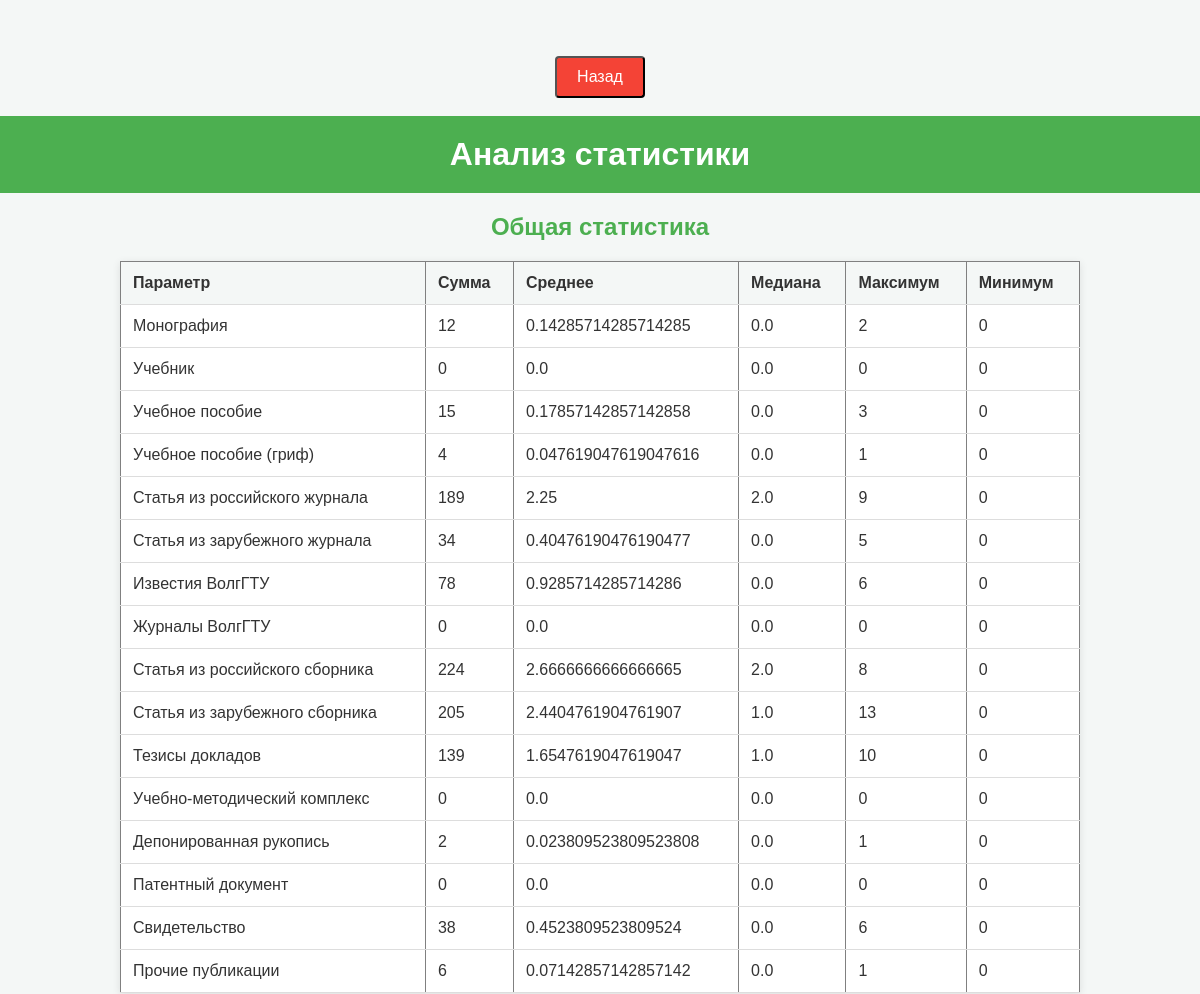
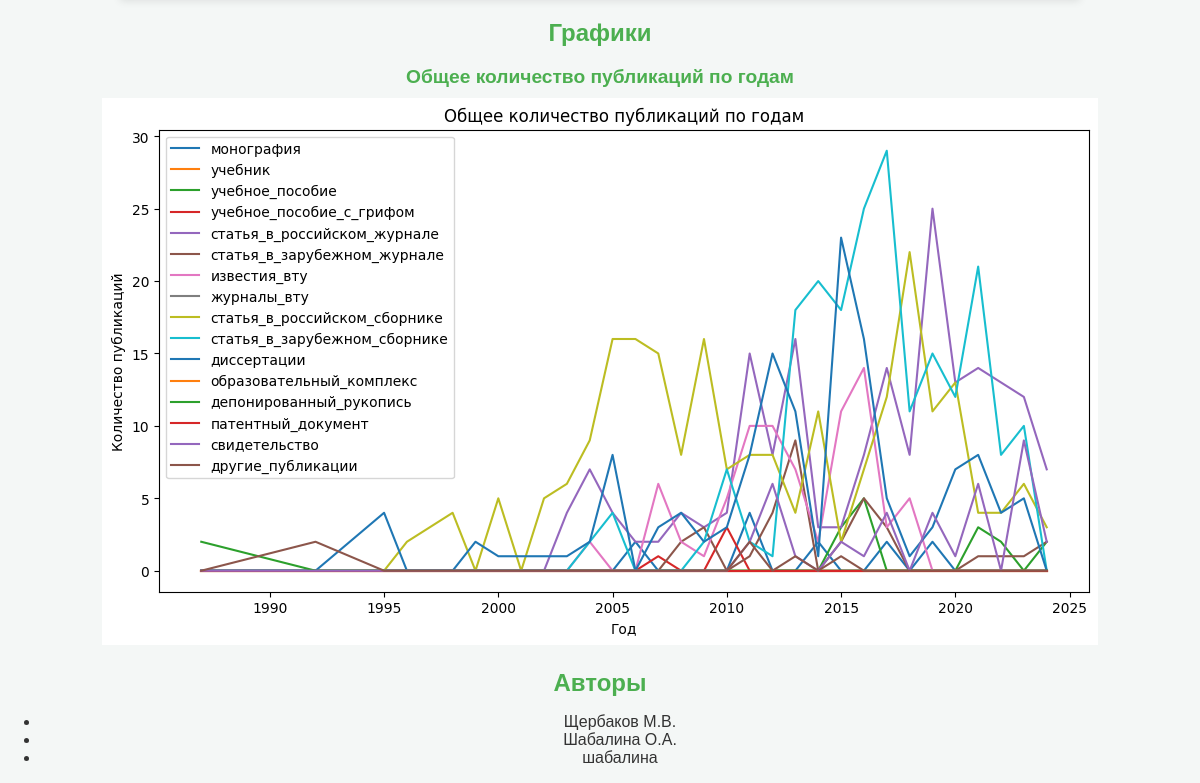
Page /analyze_authors/ on the committed database (2 pictures, top to bottom).
### parser_app/models.py (models this page shows, shortened)
class Author(models.Model):
    full_name = models.CharField(max_length=255, verbose_name="ФИО автора")
    publication_count = models.PositiveIntegerField(default=0, verbose_name="Количество публикаций")

### parser_app/views.py (the view)
# urls.py: path('analyze_authors/', analyze_authors, name='analyze_authors'),
def analyze_authors(request):
    ids = request.GET.get('ids', '')  # Retrieve the 'ids' parameter
    if ids:
        ids = [int(id.strip()) for id in ids.split(',')]
        queryset = PublicationStatistics.objects.filter(author_id__in=ids)
    else:
        queryset = PublicationStatistics.objects.all()
    analyzer = StatisticsAnalyzer(queryset)
    aggregated_results = analyzer.analyze()
    authors = queryset.values_list('author__full_name', flat=True).distinct()
    publication_columns = [
        'monograph', 'textbook', 'tutorial', 'tutorial_griff',
        'article_russian_journal', 'article_foreign_journal', 'izvestia_vstu',
        'journals_vstu', 'article_russian_collection', 'article_foreign_collection',
        'theses', 'educational_complex', 'deposited_manuscript', 'patent_document',
        'certificate', 'other_publications'
    ]
    author_stats = {author: {param: analyzer.aggregate_statistics(param) for param in publication_columns} for author in authors}
    graphs = analyzer.generate_graphs()
    return render(request, 'parser_app/analyze_authors.html', {
        'aggregated_results': aggregated_results,
        'authors': authors,
        'author_stats': author_stats,  # New context for detailed author statistics
        'graphs': graphs
    })

### parser_app/services/statistics_analyzer.py (called while the page is built)
    def aggregate_statistics(self, column):
        if column not in self.data.columns:
            raise ValueError(f"Столбец '{column}' не найден в данных.")
        series = self.data[column]
        return {
            "sum": series.sum(),
            "average": series.mean(),
            "median": series.median(),
            "max": series.max(),
            "min": series.min(),
        }

    def analyze(self):
        results = {}
        for column in [
            'monograph', 'textbook', 'tutorial', 'tutorial_griff',
            'article_russian_journal', 'article_foreign_journal',
            'izvestia_vstu', 'journals_vstu', 'article_russian_collection',
            'article_foreign_collection', 'theses', 'educational_complex',
            'deposited_manuscript', 'patent_document', 'certificate', 'other_publications'
        ]:
            if column in self.data.columns:
                results[column] = self.aggregate_statistics(column)
        return results

    def _save_plot(self):
        buffer = BytesIO()
        plt.savefig(buffer, format='png', bbox_inches='tight')
        plt.close()
        buffer.seek(0)
        img_data = buffer.getvalue()
        buffer.close()
        return base64.b64encode(img_data).decode('utf-8')

### parser_app/templates/parser_app/analyze_authors.html (shortened to what this page needs)
<!DOCTYPE html>
<html lang="ru">
<head>
</head>
<body>
  <br><br>
    <a href="javascript:history.back()">
        <button>Назад</button>
    </a>
 <br><br>
    <h1>Анализ статистики</h1>
    <h2>Общая статистика</h2>
    <table border="1">
        <thead>
            <tr>
                <th>Параметр</th>
                <th>Сумма</th>
                <th>Среднее</th>
                <th>Медиана</th>
                <th>Максимум</th>
                <th>Минимум</th>
            </tr>
        </thead>
        <tbody>
            <tr>
                <td>Монография</td>
                <td>{{ aggregated_results.monograph.sum }}</td>
                <td>{{ aggregated_results.monograph.average }}</td>
                <td>{{ aggregated_results.monograph.median }}</td>
                <td>{{ aggregated_results.monograph.max }}</td>
                <td>{{ aggregated_results.monograph.min }}</td>
            </tr>
            <tr>
                <td>Учебник</td>
                <td>{{ aggregated_results.textbook.sum }}</td>
                <td>{{ aggregated_results.textbook.average }}</td>
                <td>{{ aggregated_results.textbook.median }}</td>
                <td>{{ aggregated_results.textbook.max }}</td>
                <td>{{ aggregated_results.textbook.min }}</td>
            </tr>
            <tr>
                <td>Учебное пособие</td>
                <td>{{ aggregated_results.tutorial.sum }}</td>
                <td>{{ aggregated_results.tutorial.average }}</td>
                <td>{{ aggregated_results.tutorial.median }}</td>
                <td>{{ aggregated_results.tutorial.max }}</td>
                <td>{{ aggregated_results.tutorial.min }}</td>
            </tr>
            <tr>
                <td>Учебное пособие (гриф)</td>
                <td>{{ aggregated_results.tutorial_griff.sum }}</td>
                <td>{{ aggregated_results.tutorial_griff.average }}</td>
                <td>{{ aggregated_results.tutorial_griff.median }}</td>
                <td>{{ aggregated_results.tutorial_griff.max }}</td>
                <td>{{ aggregated_results.tutorial_griff.min }}</td>
            </tr>
            <tr>
                <td>Статья из российского журнала</td>
                <td>{{ aggregated_results.article_russian_journal.sum }}</td>
                <td>{{ aggregated_results.article_russian_journal.average }}</td>
                <td>{{ aggregated_results.article_russian_journal.median }}</td>
                <td>{{ aggregated_results.article_russian_journal.max }}</td>
                <td>{{ aggregated_results.article_russian_journal.min }}</td>
            </tr>
            <tr>
                <td>Статья из зарубежного журнала</td>
                <td>{{ aggregated_results.article_foreign_journal.sum }}</td>
                <td>{{ aggregated_results.article_foreign_journal.average }}</td>
                <td>{{ aggregated_results.article_foreign_journal.median }}</td>
                <td>{{ aggregated_results.article_foreign_journal.max }}</td>
                <td>{{ aggregated_results.article_foreign_journal.min }}</td>
            </tr>
            <tr>
                <td>Известия ВолгГТУ</td>
                <td>{{ aggregated_results.izvestia_vstu.sum }}</td>
                <td>{{ aggregated_results.izvestia_vstu.average }}</td>
                <td>{{ aggregated_results.izvestia_vstu.median }}</td>
                <td>{{ aggregated_results.izvestia_vstu.max }}</td>
                <td>{{ aggregated_results.izvestia_vstu.min }}</td>
            </tr>
            <tr>
                <td>Журналы ВолгГТУ</td>
                <td>{{ aggregated_results.journals_vstu.sum }}</td>
                <td>{{ aggregated_results.journals_vstu.average }}</td>
                <td>{{ aggregated_results.journals_vstu.median }}</td>
                <td>{{ aggregated_results.journals_vstu.max }}</td>
                <td>{{ aggregated_results.journals_vstu.min }}</td>
            </tr>
            <tr>
                <td>Статья из российского сборника</td>
                <td>{{ aggregated_results.article_russian_collection.sum }}</td>
                <td>{{ aggregated_results.article_russian_collection.average }}</td>
                <td>{{ aggregated_results.article_russian_collection.median }}</td>
                <td>{{ aggregated_results.article_russian_collection.max }}</td>
                <td>{{ aggregated_results.article_russian_collection.min }}</td>
            </tr>
            <tr>
                <td>Статья из зарубежного сборника</td>
                <td>{{ aggregated_results.article_foreign_collection.sum }}</td>
                <td>{{ aggregated_results.article_foreign_collection.average }}</td>
                <td>{{ aggregated_results.article_foreign_collection.median }}</td>
                <td>{{ aggregated_results.article_foreign_collection.max }}</td>
                <td>{{ aggregated_results.article_foreign_collection.min }}</td>
            </tr>
            <tr>
                <td>Тезисы докладов</td>
                <td>{{ aggregated_results.theses.sum }}</td>
                <td>{{ aggregated_results.theses.average }}</td>
                <td>{{ aggregated_results.theses.median }}</td>
                <td>{{ aggregated_results.theses.max }}</td>
                <td>{{ aggregated_results.theses.min }}</td>
            </tr>
            <tr>
                <td>Учебно-методический комплекс</td>
                <td>{{ aggregated_results.educational_complex.sum }}</td>
                <td>{{ aggregated_results.educational_complex.average }}</td>
                <td>{{ aggregated_results.educational_complex.median }}</td>
                <td>{{ aggregated_results.educational_complex.max }}</td>
                <td>{{ aggregated_results.educational_complex.min }}</td>
            </tr>
            <tr>
                <td>Депонированная рукопись</td>
                <td>{{ aggregated_results.deposited_manuscript.sum }}</td>
                <td>{{ aggregated_results.deposited_manuscript.average }}</td>
                <td>{{ aggregated_results.deposited_manuscript.median }}</td>
                <td>{{ aggregated_results.deposited_manuscript.max }}</td>
                <td>{{ aggregated_results.deposited_manuscript.min }}</td>
            </tr>
            <tr>
                <td>Патентный документ</td>
                <td>{{ aggregated_results.patent_document.sum }}</td>
                <td>{{ aggregated_results.patent_document.average }}</td>
                <td>{{ aggregated_results.patent_document.median }}</td>
                <td>{{ aggregated_results.patent_document.max }}</td>
                <td>{{ aggregated_results.patent_document.min }}</td>
            </tr>
            <tr>
                <td>Свидетельство</td>
                <td>{{ aggregated_results.certificate.sum }}</td>
                <td>{{ aggregated_results.certificate.average }}</td>
                <td>{{ aggregated_results.certificate.median }}</td>
                <td>{{ aggregated_results.certificate.max }}</td>
                <td>{{ aggregated_results.certificate.min }}</td>
            </tr>
            <tr>
                <td>Прочие публикации</td>
                <td>{{ aggregated_results.other_publications.sum }}</td>
                <td>{{ aggregated_results.other_publications.average }}</td>
                <td>{{ aggregated_results.other_publications.median }}</td>
                <td>{{ aggregated_results.other_publications.max }}</td>
                <td>{{ aggregated_results.other_publications.min }}</td>
            </tr>
        </tbody>
    </table>
    <h2>Графики</h2>
    <div>
        <h3>Общее количество публикаций по годам</h3>
        <img alt="Общее количество публикаций по годам" />
    </div>
    <h2>Авторы</h2>
    <ul>
        {% for author in authors %}
            <li>{{ author }}</li>
        {% endfor %}
    </ul>
</body>
</html>

### parser_app/templates/parser_app/analyze_authors.html (style rules this page uses)
body { font-family: 'Arial', sans-serif; background-color: #f4f7f6; color: #333; margin: 0; padding: 0; text-align: center; }
h1 { background-color: #4CAF50; color: white; text-align: center; padding: 20px; margin: 0; }
h2 { color: #4CAF50; margin-top: 20px; font-size: 1.5rem; }
h3 { font-size: 1.2rem; color: #555; }
button { background-color: #f44336; color: white; padding: 10px 20px; border-radius: 4px; cursor: pointer; font-size: 1rem; margin-top: 20px; }
table { width: 80%; margin: 20px auto; border-collapse: collapse; background-color: white; box-shadow: 0 2px 8px rgba(0, 0, 0, 0.1); }
th, td { padding: 12px; text-align: left; border-bottom: 1px solid #ddd; }
th { background-color: #f4f7f6; color: #333; }
h2, h3 { color: #4CAF50; margin-bottom: 10px; }

### rows in the picture
Author: full_name "Щербаков М.В."
Author: full_name "Шабалина О.А."
Author: full_name "шабалина"

### other values in the picture
{{ aggregated_results.monograph.sum }} "12"
{{ aggregated_results.monograph.average }} "0.14285714285714285"
{{ aggregated_results.monograph.median }} "0.0"
{{ aggregated_results.monograph.max }} "2"
{{ aggregated_results.monograph.min }} "0"
{{ aggregated_results.textbook.sum }} "0"
{{ aggregated_results.textbook.average }} "0.0"
{{ aggregated_results.textbook.median }} "0.0"
{{ aggregated_results.textbook.max }} "0"
{{ aggregated_results.textbook.min }} "0"
{{ aggregated_results.tutorial.sum }} "15"
{{ aggregated_results.tutorial.average }} "0.17857142857142858"
{{ aggregated_results.tutorial.median }} "0.0"
{{ aggregated_results.tutorial.max }} "3"
{{ aggregated_results.tutorial.min }} "0"
